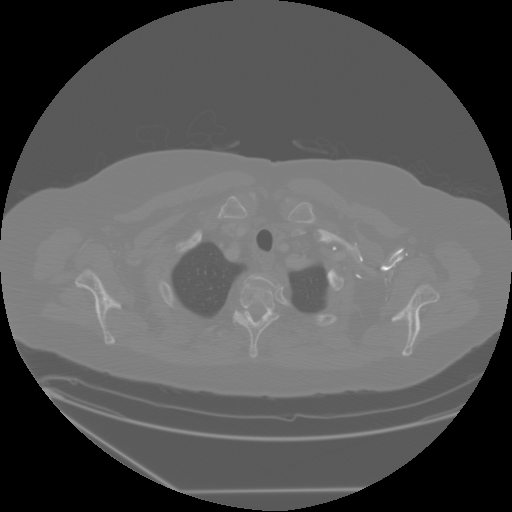
#> input picture Lecture1/images/CT.dcm, 512 x 512 px, found by its file name
$ jupyter execute --allow-errors Lecture1.ipynb   (shell and % lines are left out)   (older library calls are emulated)   (text cells are left out)
#> lines starting #> are read from the running program, lines starting #| are printed output that depends on the picture; long printed decimals are rounded; pictures that were not available may be replaced by others from this repository, and a replacement may not be noted
[cell 1]
# Connect your Google Drive to the Colab environment to access and work with files
from google.colab import drive
drive.mount('/content/drive')

[cell 2]
# Check the curent working directory

[cell 3]
# Change and navigate to the desired directory
%cd drive/MyDrive/NECST/PiA/Lezione1/

[cell 4]
# List of the contents of the directory

[cell 5]
# Import useful libraries
import numpy as np
import matplotlib.pyplot as plt

[cell 6]
# Import library to manipulate NifTi format
import nibabel as nib

#> (a cell that did not finish here is left out)

#> (a cell that did not finish here is left out)

#> (a cell that did not finish here is left out)

[cell 10]
fig = plt.figure(figsize=(8,8))
a = fig.add_subplot(1,2,1)
# i am selecting one slice in X, and plotting over y and z
#> (the rest of this cell did not finish here and is left out)

[cell 11]
from scipy import ndimage

#> (a cell that did not finish here is left out)

[cell 13]
fig = plt.figure(figsize=(10,10))
a = fig.add_subplot(1,2,1)
#> (the rest of this cell did not finish here and is left out)

#> (a cell that did not finish here is left out)

[cell 15]
fig = plt.figure(figsize=(10,10))
a = fig.add_subplot(1,2,1)
#> (the rest of this cell did not finish here and is left out)

#> (a cell that did not finish here is left out)

[cell 17]
fig = plt.figure(figsize=(10,10))
a = fig.add_subplot(1,2,1)
#> (the rest of this cell did not finish here and is left out)

[cell 18]
# Install library snce it is not a default package

[cell 19]
import pydicom

[cell 20]
# Load DICOM file
ct = pydicom.dcmread('images/CT.dcm')

[cell 21]
# Warning: in nifti, the entire matrix is loaded and contained withing the niigz file, here in dicom
# each file is a single image, you need to build the volume yourself

print('Number of rows '+str(ct.Rows))
#| Number of rows 512
print('Number of columns '+str(ct.Columns))
#| Number of columns 512
print('Number of bits per pixel '+str(ct.BitsAllocated))
#| Number of bits per pixel 16
print('Patient ID '+str(ct.PatientID))
#| Patient ID LIDC-IDRI-0004
print('Pixel Spacing '+str(ct.PixelSpacing))
#| Pixel Spacing [0.8223, 0.8223]
print('Slice Thickness '+str(ct.SliceThickness))
#| Slice Thickness 1.250

[cell 22]
# Extract the pixel data (image)
ct_img = ct.pixel_array
#> ct_img is the input picture: shape (512, 512) int16; min -2000, max 3805, mean -13.6

[cell 23]
print('Type: '+str(type(ct_img)))
#| Type: <class 'numpy.ndarray'>
print('Data type: ' +str(ct_img.dtype))
#| Data type: int16
print('Dimensions: ' +str(ct_img.shape))
#| Dimensions: (512, 512)

[cell 24]
# Visualize DICOM image
# warning: the gray is background as well as the black at the corners.
# !!! gantry artifact

fig = plt.figure(figsize=(10,10))
a = fig.add_subplot(1,2,1)
imgplot = plt.imshow(ct_img)
a = fig.add_subplot(1,2,2)
imgplot = plt.imshow(ct_img, cmap = 'gray')
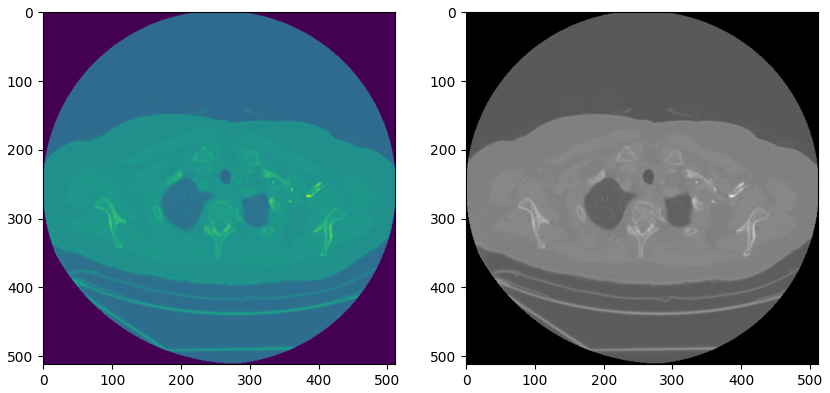
#> figure drawn by matplotlib, 2 panels

[cell 25]
# You can visualize and manipualte tiff images wit PIL library
import PIL.Image as tiff

[cell 26]
isto = tiff.open('images/isto.tif')
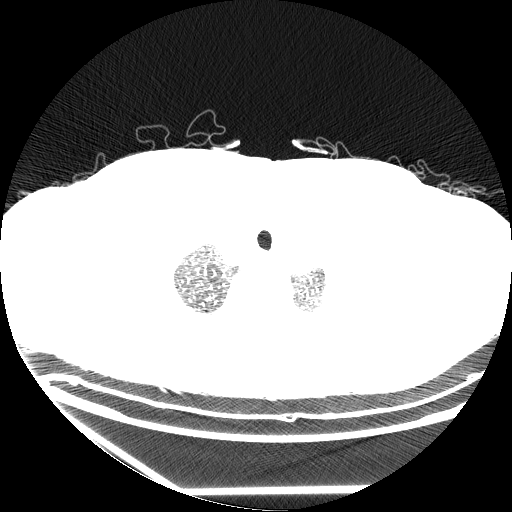
#> input picture Lecture1/images/test.png, 512 x 512 px, given in place of isto.tif, which was not available
#> isto is the input picture: PIL image 512x512 L; min 0, max 255, mean 129

[cell 27]
isto

[cell 28]
# convert the image into a numpy array for processing
isto_img = np.asarray(isto)

[cell 29]
# Print image dimensions and data type
print(f"TIFF Image dimensions: {isto_img.shape}")
#| TIFF Image dimensions: (512, 512)
print(f"TIFF Image data type: {isto_img.dtype}")
#| TIFF Image data type: uint8

[cell 30]
# Visualize the TIFF image
plt.imshow(isto_img)

[cell 31]
# channel slicing
fig = plt.figure(figsize=(10,10))
a = fig.add_subplot(1,3,1)
#> (the rest of this cell did not finish here and is left out)

[cell 32]
# OpenCV: standard computer vision library
import cv2

[cell 33]
nat = cv2.imread('images/poli.jpeg')
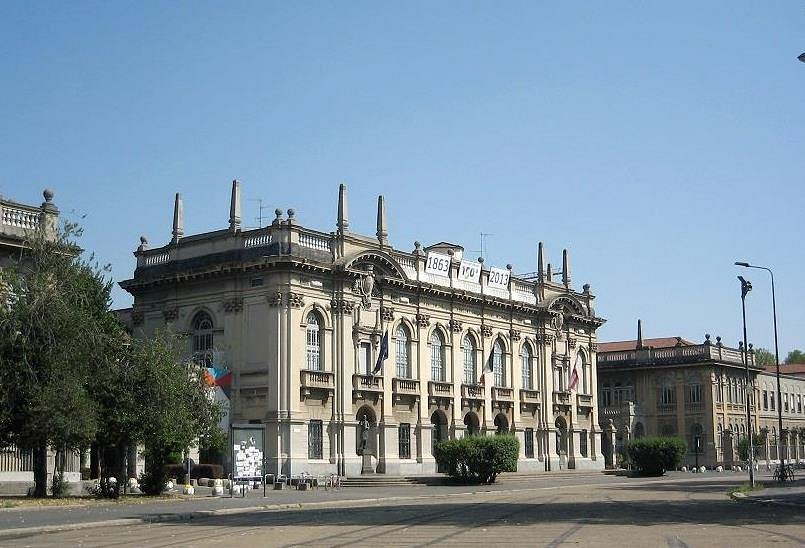
#> input picture Lecture1/images/poli.jpeg, 805 x 548 px, found by its file name
#> nat is the input picture: shape (548, 805, 3); mean B, G, R 153.3, 139.9, 121.7

[cell 34]
# it creates an array
print(f"Image dimensions: {nat.shape}")
#| Image dimensions: (548, 805, 3)

[cell 35]
plt.imshow(nat)

[cell 36]
nat1 = cv2.cvtColor(nat, cv2.COLOR_BGR2RGB) # need to change how interpret the order of channels

[cell 37]
plt.imshow(nat1)

[cell 38]
cv2.imwrite('images/test.png', ct_img)
#> Out = True

[cell 39]
# Import Useful libraries
import skimage.transform
import os
from scipy.ndimage import zoom
from skimage import exposure
import pydicom as dicom

[cell 40]
pat_path_1 = 'images/1'
pat_path_2 = 'images/2'
dcm_ext = '.dcm'

[cell 41]
print(pat_path_1)

[cell 42]
dcm_ext = ".dcm"
def create_dicom_volume(path):
  '''
  Function to load DICOM files into a volume
  '''
  # empty list to store the images
  img_vol = []

  for _, _, files in sorted(os.walk(path)):
      for filename in sorted(files):
          if filename.endswith(dcm_ext):
              print(f"Loading DICOM file: {filename}")

              # Read the DICOM file and extract the pixel array
              img_dcm_std = dicom.dcmread(os.path.join(path, filename))
              img = img_dcm_std.pixel_array

              # Append the image to the list
              img_vol.append(img)

  # Return the stack of images
  return np.array(img_vol)

def extract_voxel_dim(path):
  '''
  Function to extract voxel dimensions from DICOM files
  '''
  if os.path.isfile(path):
    dcm_file = dicom.dcmread(path)
  elif os.path.isdir(path):
    # If it's a directory, find the first DICOM file and read it
    for _, _, files in sorted(os.walk(path)):
      for filename in sorted(files):
        if filename.endswith(dcm_ext):
          dcm_file = dicom.dcmread(os.path.join(path, filename))
          break # Found a DICOM file, no need to continue searching
      break # Found a DICOM file in the directory, no need to continue searching
  else:
    raise FileNotFoundError(f"Path not found: {path}")

  # Extract voxel dimensions
  x_space = dcm_file.PixelSpacing[0]
  y_space = dcm_file.PixelSpacing[1]
  # Check if SpacingBetweenSlices exists, otherwise use SliceThickness
  if hasattr(dcm_file, 'SpacingBetweenSlices'):
    z_space = dcm_file.SpacingBetweenSlices
  else:
    z_space = dcm_file.SliceThickness

  return (x_space, y_space, z_space)

[cell 43]
img_vol_raw_1 = create_dicom_volume(pat_path_1)
#> (the rest of this cell did not finish here and is left out)

[cell 44]
img_vol_raw_2 = create_dicom_volume(pat_path_2)
#> (the rest of this cell did not finish here and is left out)
